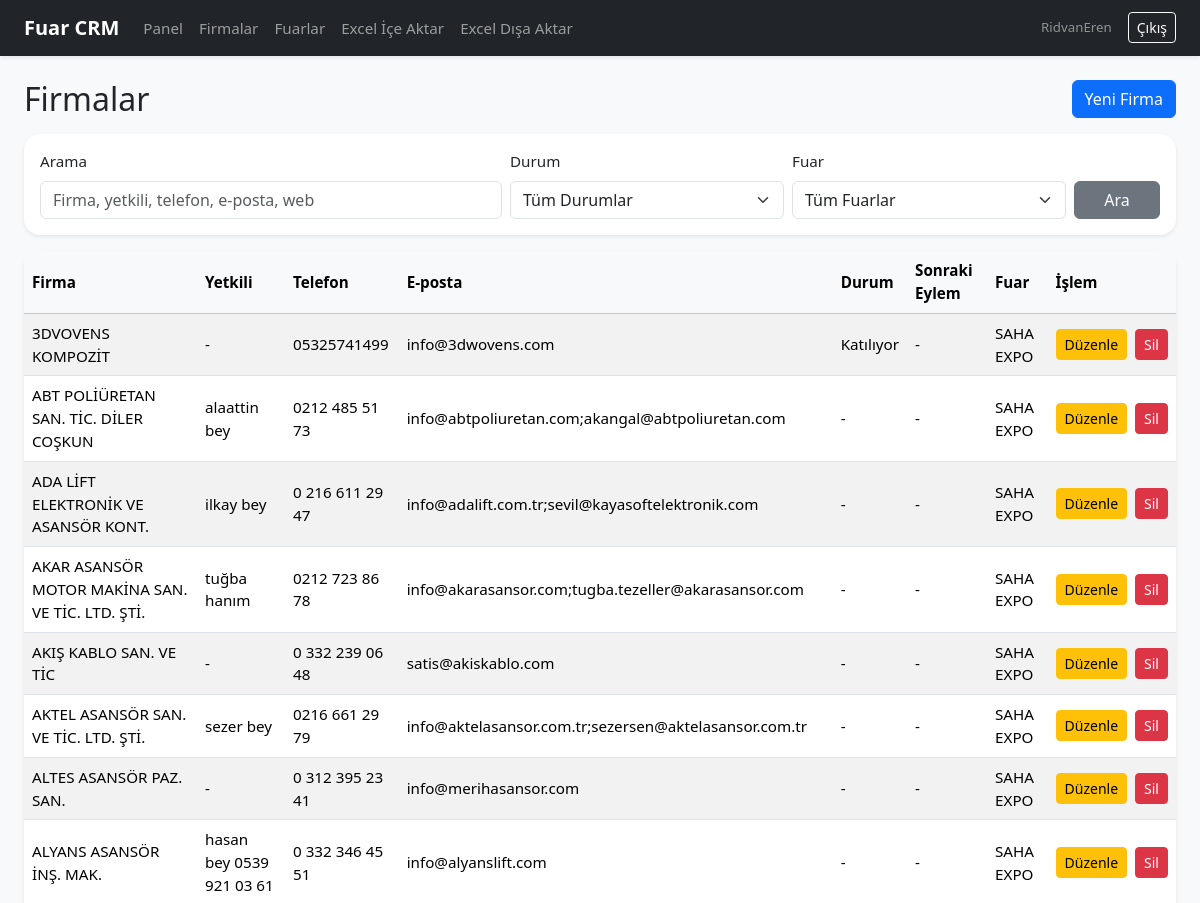
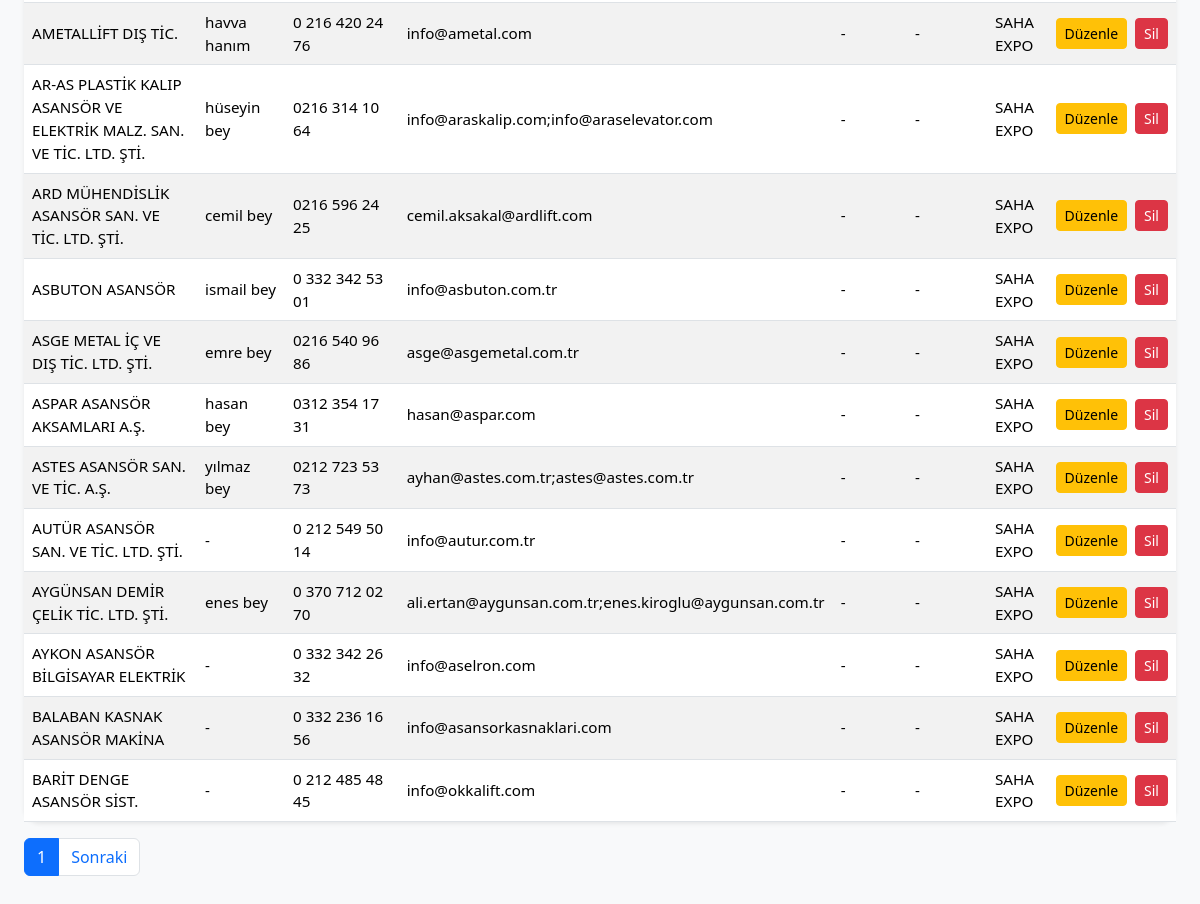
/companies/ (signed in), run on the app's committed database (2 pictures, top to bottom).
### crm/models.py (models this page shows, shortened)
class Company(models.Model):
    STATUS_CHOICES = [
        ('katiliyor', 'Katılıyor'),
        ('katilmiyor', 'Katılmıyor'),
        ('ulasilamadi', 'Ulaşılamadı'),
        ('tekrar_ara', 'Tekrar Ara'),
        ('iptal', 'İptal'),
        ('teklif_ver', 'Teklif Ver'),
        ('sozlesme_hazirla', 'Sözleşme Hazırla'),
    ]
    ACTION_CHOICES = [
        ('ara', 'Ara'),
        ('mail_at', 'Mail At'),
        ('teklif_hazirla', 'Teklif Hazırla'),
        ('toplanti_yap', 'Toplantı Yap'),
        ('takip_et', 'Takip Et'),
    ]
    fair = models.ForeignKey(Fair, on_delete=models.SET_NULL, null=True, blank=True, related_name='companies')
    owner = models.ForeignKey(User, on_delete=models.SET_NULL, null=True, blank=True, related_name='companies')
    company_id_code = models.CharField(max_length=50, blank=True)
    fair_id_code = models.CharField(max_length=50, blank=True)
    company_name = models.CharField(max_length=255)
    authorized_person = models.CharField(max_length=255, blank=True)
    phone = models.CharField(max_length=50, blank=True)
    email = models.EmailField(blank=True)
    website = models.URLField(blank=True)
    address = models.TextField(blank=True)
    company_status = models.CharField(max_length=50, choices=STATUS_CHOICES, blank=True)
    next_action = models.CharField(max_length=50, choices=ACTION_CHOICES, blank=True)
    last_contact = models.DateField(null=True, blank=True)
    notes = models.TextField(blank=True)
    created_at = models.DateTimeField(auto_now_add=True)
    updated_at = models.DateTimeField(auto_now=True)
    class Meta:
        ordering = ['company_name']

class Fair(models.Model):
    name = models.CharField(max_length=255)
    city = models.CharField(max_length=100, blank=True)
    country = models.CharField(max_length=100, blank=True)
    start_date = models.DateField(null=True, blank=True)
    end_date = models.DateField(null=True, blank=True)
    organizer = models.CharField(max_length=255, blank=True)
    description = models.TextField(blank=True)
    class Meta:
        ordering = ['-start_date', 'name']
    def __str__(self):
        return self.name

### crm/views.py (the view, shortened to what this page needs)
# urls.py: path('companies/', CompanyListView.as_view(), name='company_list'),
class CompanyListView(LoginRequiredMixin, ListView):
    model = Company
    template_name = 'crm/company_list.html'
    context_object_name = 'companies'
    paginate_by = 20
    def get_queryset(self):
        queryset = Company.objects.select_related('fair', 'owner').all()
        q = self.request.GET.get('q', '').strip()
        status = self.request.GET.get('status', '').strip()
        fair = self.request.GET.get('fair', '').strip()
        if status:
            queryset = queryset.filter(company_status=status)
        if fair:
            queryset = queryset.filter(fair_id=fair)
        return queryset
    def get_context_data(self, **kwargs):
        context = super().get_context_data(**kwargs)
        context['fairs'] = Fair.objects.all()
        context['status_choices'] = Company.STATUS_CHOICES
        return context

### crm/templates/crm/company_list.html (shortened to what this page needs)
{% extends 'crm/base.html' %}
{% block content %}
<div class="d-flex justify-content-between align-items-center mb-3">
    <h2 class="mb-0">Firmalar</h2>
    <a href="{% url 'company_add' %}" class="btn btn-primary">Yeni Firma</a>
</div>
<div class="card border-0 shadow-sm mb-3">
    <div class="card-body">
        <form method="get" class="row g-2 align-items-end">
            <div class="col-lg-5">
                <label class="form-label">Arama</label>
                <input type="text" name="q" class="form-control" placeholder="Firma, yetkili, telefon, e-posta, web" value="{{ request.GET.q }}">
            </div>
            <div class="col-lg-3">
                <label class="form-label">Durum</label>
                <select name="status" class="form-select">
                    <option value="">Tüm Durumlar</option>
                </select>
            </div>
            <div class="col-lg-3">
                <label class="form-label">Fuar</label>
                <select name="fair" class="form-select">
                    <option value="">Tüm Fuarlar</option>
                </select>
            </div>
            <div class="col-lg-1 d-grid">
                <button class="btn btn-secondary">Ara</button>
            </div>
        </form>
    </div>
</div>
<div class="card border-0 shadow-sm">
    <div class="table-responsive">
        <table class="table table-striped table-hover mb-0 align-middle">
            <thead class="table-light">
                <tr>
                    <th>Firma</th>
                    <th>Yetkili</th>
                    <th>Telefon</th>
                    <th>E-posta</th>
                    <th>Durum</th>
                    <th>Sonraki Eylem</th>
                    <th>Fuar</th>
                    <th>İşlem</th>
                </tr>
            </thead>
            <tbody>
                {% for company in companies %}
                <tr>
                    <td>{{ company.company_name }}</td>
                    <td>{{ company.authorized_person|default:'-' }}</td>
                    <td>{{ company.phone|default:'-' }}</td>
                    <td>{{ company.email|default:'-' }}</td>
                    <td>{{ company.get_company_status_display|default:'-' }}</td>
                    <td>{{ company.get_next_action_display|default:'-' }}</td>
                    <td>{{ company.fair|default:'-' }}</td>
                    <td>
                        <div class="d-flex gap-2">
                            <a href="{% url 'company_edit' company.pk %}" class="btn btn-sm btn-warning">Düzenle</a>
                            <a href="{% url 'company_delete' company.pk %}" class="btn btn-sm btn-danger">Sil</a>
                        </div>
                    </td>
                </tr>
                {% empty %}
                <tr>
                    <td colspan="8" class="text-center py-4">Kayıt bulunamadı.</td>
                </tr>
                {% endfor %}
            </tbody>
        </table>
    </div>
</div>
{% if is_paginated %}
<nav class="mt-3">
    <ul class="pagination">
        <li class="page-item active"><span class="page-link">{{ page_obj.number }}</span></li>
        {% if page_obj.has_next %}
            <li class="page-item"><a class="page-link" href="?page={{ page_obj.next_page_number }}&q={{ request.GET.q }}&status={{ request.GET.status }}&fair={{ request.GET.fair }}">Sonraki</a></li>
        {% endif %}
    </ul>
</nav>
{% endif %}
{% endblock %}

### crm/templates/crm/base.html (shortened to what this page needs)
<!doctype html>
<html lang="tr">
<head>
    <link href="https://cdn.jsdelivr.net/npm/bootstrap@5.3.3/dist/css/bootstrap.min.css" rel="stylesheet">
    <link href="/static/css/style.css" rel="stylesheet">
</head>
<body class="bg-light">
<nav class="navbar navbar-expand-lg navbar-dark bg-dark shadow-sm">
    <div class="container-fluid px-4">
        <a class="navbar-brand fw-semibold" href="{% url 'dashboard' %}">Fuar CRM</a>
        <div class="collapse navbar-collapse" id="navbarNav">
            <div class="navbar-nav">
                <a class="nav-link" href="{% url 'dashboard' %}">Panel</a>
                <a class="nav-link" href="{% url 'company_list' %}">Firmalar</a>
                <a class="nav-link" href="{% url 'fair_list' %}">Fuarlar</a>
                <a class="nav-link" href="{% url 'import_excel' %}">Excel İçe Aktar</a>
                <a class="nav-link" href="{% url 'export_excel' %}">Excel Dışa Aktar</a>
            </div>
            <div class="ms-auto d-flex align-items-center gap-3">
                {% if user.is_authenticated %}
                    <span class="text-white-50 small">{{ user.username }}</span>
                    <a class="btn btn-outline-light btn-sm" href="{% url 'logout' %}">Çıkış</a>
                {% endif %}
            </div>
        </div>
    </div>
</nav>
<div class="container-fluid px-4 py-4">
    {% block content %}{% endblock %}
</div>
</body>
</html>

### static/css/style.css (style rules this page uses)
body { font-size: 0.95rem; }
.card { border-radius: 16px; }
.table th, .table td { vertical-align: middle; }

### data on the page
Company: company_name "3DVOVENS KOMPOZİT", authorized_person "-", phone "05325741499", email "info@3dwovens.com", company_status "Katılıyor", next_action "-", fair "SAHA EXPO"
Company: company_name "ABT POLİÜRETAN SAN. TİC. DİLER COŞKUN", authorized_person "alaattin bey", phone "0212 485 51 73", email "info@abtpoliuretan.com;akangal@abtpoliuretan.com", company_status "-", next_action "-", fair "SAHA EXPO"
Company: company_name "ADA LİFT ELEKTRONİK VE ASANSÖR KONT.", authorized_person "ilkay bey", phone "0 216 611 29 47", email "info@adalift.com.tr;sevil@kayasoftelektronik.com", company_status "-", next_action "-", fair "SAHA EXPO"
Company: company_name "AKAR ASANSÖR MOTOR MAKİNA SAN. VE TİC. LTD. ŞTİ.", authorized_person "tuğba hanım", phone "0212 723 86 78", email "info@akarasansor.com;tugba.tezeller@akarasansor.com", company_status "-", next_action "-", fair "SAHA EXPO"
Company: company_name "AKIŞ KABLO SAN. VE TİC", authorized_person "-", phone "0 332 239 06 48", email "satis@akiskablo.com", company_status "-", next_action "-", fair "SAHA EXPO"
Company: company_name "AKTEL ASANSÖR SAN. VE TİC. LTD. ŞTİ.", authorized_person "sezer bey", phone "0216 661 29 79", email "info@aktelasansor.com.tr;sezersen@aktelasansor.com.tr", company_status "-", next_action "-", fair "SAHA EXPO"
Company: company_name "ALTES ASANSÖR PAZ. SAN.", authorized_person "-", phone "0 312 395 23 41", email "info@merihasansor.com", company_status "-", next_action "-", fair "SAHA EXPO"
Company: company_name "ALYANS ASANSÖR İNŞ. MAK.", authorized_person "hasan bey 0539 921 03 61", phone "0 332 346 45 51", email "info@alyanslift.com", company_status "-", next_action "-", fair "SAHA EXPO"
Company: company_name "AMETALLİFT DIŞ TİC.", authorized_person "havva hanım", phone "0 216 420 24 76", email "info@ametal.com", company_status "-", next_action "-", fair "SAHA EXPO"
Company: company_name "AR-AS PLASTİK KALIP ASANSÖR VE ELEKTRİK MALZ. SAN. VE TİC. LTD. ŞTİ.", authorized_person "hüseyin bey", phone "0216 314 10 64", email "info@araskalip.com;info@araselevator.com", company_status "-", next_action "-", fair "SAHA EXPO"
Company: company_name "ARD MÜHENDİSLİK ASANSÖR SAN. VE TİC. LTD. ŞTİ.", authorized_person "cemil bey", phone "0216 596 24 25", email "cemil.aksakal@ardlift.com", company_status "-", next_action "-", fair "SAHA EXPO"
Company: company_name "ASBUTON ASANSÖR", authorized_person "ismail bey", phone "0 332 342 53 01", email "info@asbuton.com.tr", company_status "-", next_action "-", fair "SAHA EXPO"
Company: company_name "ASGE METAL İÇ VE DIŞ TİC. LTD. ŞTİ.", authorized_person "emre bey", phone "0216 540 96 86", email "asge@asgemetal.com.tr", company_status "-", next_action "-", fair "SAHA EXPO"
Company: company_name "ASPAR ASANSÖR AKSAMLARI A.Ş.", authorized_person "hasan bey", phone "0312 354 17 31", email "hasan@aspar.com", company_status "-", next_action "-", fair "SAHA EXPO"
Company: company_name "ASTES ASANSÖR SAN. VE TİC. A.Ş.", authorized_person "yılmaz bey", phone "0212 723 53 73", email "ayhan@astes.com.tr;astes@astes.com.tr", company_status "-", next_action "-", fair "SAHA EXPO"
Company: company_name "AUTÜR ASANSÖR SAN. VE TİC. LTD. ŞTİ.", authorized_person "-", phone "0 212 549 50 14", email "info@autur.com.tr", company_status "-", next_action "-", fair "SAHA EXPO"
Company: company_name "AYGÜNSAN DEMİR ÇELİK TİC. LTD. ŞTİ.", authorized_person "enes bey", phone "0 370 712 02 70", email "ali.ertan@aygunsan.com.tr;enes.kiroglu@aygunsan.com.tr", company_status "-", next_action "-", fair "SAHA EXPO"
Company: company_name "AYKON ASANSÖR BİLGİSAYAR ELEKTRİK", authorized_person "-", phone "0 332 342 26 32", email "info@aselron.com", company_status "-", next_action "-", fair "SAHA EXPO"
Company: company_name "BALABAN KASNAK ASANSÖR MAKİNA", authorized_person "-", phone "0 332 236 16 56", email "info@asansorkasnaklari.com", company_status "-", next_action "-", fair "SAHA EXPO"
Company: company_name "BARİT DENGE ASANSÖR SİST.", authorized_person "-", phone "0 212 485 48 45", email "info@okkalift.com", company_status "-", next_action "-", fair "SAHA EXPO"

### other printed values
{{ user.username }} "RidvanEren"
{{ page_obj.number }} "1"
